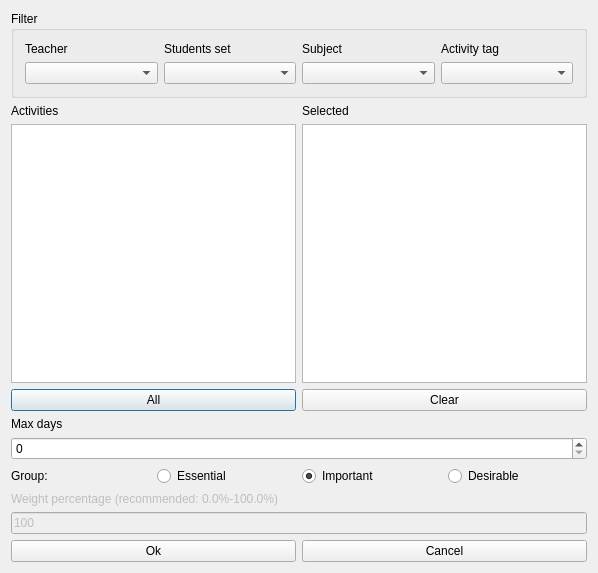
<?xml version="1.0" encoding="UTF-8"?>
<ui version="4.0">
 <class>ModifyConstraintMaxDaysBetweenActivitiesForm_template</class>
 <widget class="QDialog" name="ModifyConstraintMaxDaysBetweenActivitiesForm_template">
  <property name="geometry">
   <rect>
    <x>0</x>
    <y>0</y>
    <width>598</width>
    <height>573</height>
   </rect>
  </property>
  <property name="windowTitle">
   <string extracomment="This is the title of the dialog to modify a constraint of this type">Modify max days between activities</string>
  </property>
  <layout class="QVBoxLayout" name="verticalLayout_3">
   <item>
    <widget class="QGroupBox" name="filterGroupBox">
     <property name="title">
      <string>Filter</string>
     </property>
     <layout class="QGridLayout" name="gridLayout">
      <item row="0" column="0">
       <widget class="QLabel" name="teachersTextLabel">
        <property name="text">
         <string>Teacher</string>
        </property>
        <property name="wordWrap">
         <bool>false</bool>
        </property>
       </widget>
      </item>
      <item row="0" column="1">
       <widget class="QLabel" name="studentsTextLabel">
        <property name="text">
         <string>Students set</string>
        </property>
        <property name="wordWrap">
         <bool>false</bool>
        </property>
       </widget>
      </item>
      <item row="0" column="2">
       <widget class="QLabel" name="subjectsTextLabel">
        <property name="text">
         <string>Subject</string>
        </property>
        <property name="wordWrap">
         <bool>false</bool>
        </property>
       </widget>
      </item>
      <item row="0" column="3">
       <widget class="QLabel" name="activityTagsTextLabel">
        <property name="text">
         <string>Activity tag</string>
        </property>
        <property name="wordWrap">
         <bool>false</bool>
        </property>
       </widget>
      </item>
      <item row="1" column="0">
       <widget class="QComboBox" name="teachersComboBox"/>
      </item>
      <item row="1" column="1">
       <widget class="QComboBox" name="studentsComboBox"/>
      </item>
      <item row="1" column="2">
       <widget class="QComboBox" name="subjectsComboBox"/>
      </item>
      <item row="1" column="3">
       <widget class="QComboBox" name="activityTagsComboBox"/>
      </item>
     </layout>
    </widget>
   </item>
   <item>
    <layout class="QHBoxLayout" name="horizontalLayout">
     <item>
      <layout class="QVBoxLayout" name="verticalLayout_2">
       <item>
        <widget class="QLabel" name="activitiesTextLabel">
         <property name="frameShape">
          <enum>QFrame::NoFrame</enum>
         </property>
         <property name="frameShadow">
          <enum>QFrame::Plain</enum>
         </property>
         <property name="text">
          <string>Activities</string>
         </property>
         <property name="wordWrap">
          <bool>false</bool>
         </property>
        </widget>
       </item>
       <item>
        <widget class="QListWidget" name="activitiesListWidget"/>
       </item>
       <item>
        <widget class="QPushButton" name="addAllActivitiesPushButton">
         <property name="text">
          <string comment="Text on a button. It refers to adding all activities from the list above this button into the current constraint">All</string>
         </property>
        </widget>
       </item>
      </layout>
     </item>
     <item>
      <layout class="QVBoxLayout" name="verticalLayout">
       <item>
        <widget class="QLabel" name="selectedActivitiesTextLabel">
         <property name="frameShape">
          <enum>QFrame::NoFrame</enum>
         </property>
         <property name="frameShadow">
          <enum>QFrame::Plain</enum>
         </property>
         <property name="text">
          <string comment="It refers to a list of selected activities">Selected</string>
         </property>
         <property name="wordWrap">
          <bool>false</bool>
         </property>
        </widget>
       </item>
       <item>
        <widget class="QListWidget" name="selectedActivitiesListWidget"/>
       </item>
       <item>
        <widget class="QPushButton" name="clearPushButton">
         <property name="text">
          <string>Clear</string>
         </property>
        </widget>
       </item>
      </layout>
     </item>
    </layout>
   </item>
   <item>
    <layout class="QGridLayout">
     <item row="1" column="0">
      <widget class="QSpinBox" name="maxDaysSpinBox"/>
     </item>
     <item row="0" column="0">
      <widget class="QLabel" name="minDaysTextLabel">
       <property name="frameShape">
        <enum>QFrame::NoFrame</enum>
       </property>
       <property name="frameShadow">
        <enum>QFrame::Plain</enum>
       </property>
       <property name="text">
        <string comment="It refers to maximum number of days between activities.">Max days</string>
       </property>
       <property name="wordWrap">
        <bool>false</bool>
       </property>
      </widget>
     </item>
    </layout>
   </item>
   <item>
    <layout class="QHBoxLayout" name="horizontalLayout_4">
     <item>
      <widget class="QLabel" name="groupTextLabel">
       <property name="text">
        <string>Group:</string>
       </property>
      </widget>
     </item>
     <item>
      <widget class="QRadioButton" name="essentialRadioButton">
       <property name="text">
        <string>Essential</string>
       </property>
      </widget>
     </item>
     <item>
      <widget class="QRadioButton" name="importantRadioButton">
       <property name="text">
        <string>Important</string>
       </property>
       <property name="checked">
        <bool>true</bool>
       </property>
      </widget>
     </item>
     <item>
      <widget class="QRadioButton" name="desirableRadioButton">
       <property name="text">
        <string>Desirable</string>
       </property>
      </widget>
     </item>
    </layout>
   </item>
   <item>
    <layout class="QVBoxLayout">
     <item>
      <widget class="QLabel" name="weightTextLabel">
       <property name="enabled">
        <bool>false</bool>
       </property>
       <property name="frameShape">
        <enum>QFrame::NoFrame</enum>
       </property>
       <property name="frameShadow">
        <enum>QFrame::Plain</enum>
       </property>
       <property name="text">
        <string>Weight percentage (recommended: 0.0%-100.0%)</string>
       </property>
       <property name="wordWrap">
        <bool>false</bool>
       </property>
      </widget>
     </item>
     <item>
      <widget class="QLineEdit" name="weightLineEdit">
       <property name="enabled">
        <bool>false</bool>
       </property>
       <property name="text">
        <string notr="true">100</string>
       </property>
      </widget>
     </item>
    </layout>
   </item>
   <item>
    <layout class="QHBoxLayout">
     <item>
      <widget class="QPushButton" name="okPushButton">
       <property name="text">
        <string>Ok</string>
       </property>
      </widget>
     </item>
     <item>
      <widget class="QPushButton" name="cancelPushButton">
       <property name="text">
        <string>Cancel</string>
       </property>
      </widget>
     </item>
    </layout>
   </item>
  </layout>
 </widget>
 <layoutdefault spacing="6" margin="11"/>
 <resources/>
 <connections/>
</ui>
